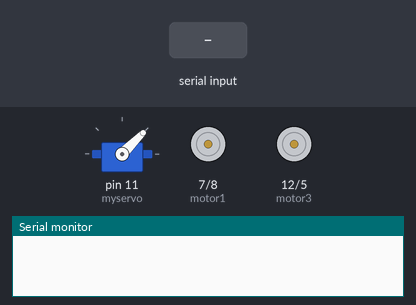
Simulated run of this sketch. Board: Arduino Uno, built with avr-gcc and run on an emulated ATmega328P. On the bench: servo, motor-driver pin pairs drawn as motors (green arrow = first pin HIGH = forward, orange = second pin HIGH = backward, longer = more drive), the last lines printed to the serial monitor. The inputs (shaded band) are chosen by the test bench.

Above: at 1.4 s.
1.5 s: "l" received over Serial
At 2.6 s:
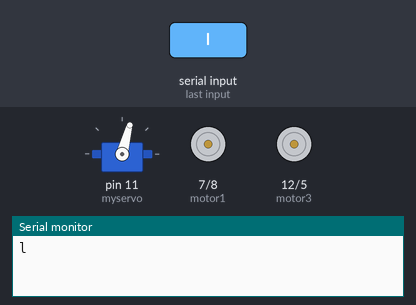
3.4 s: "s" received over Serial
At 4.3 s:
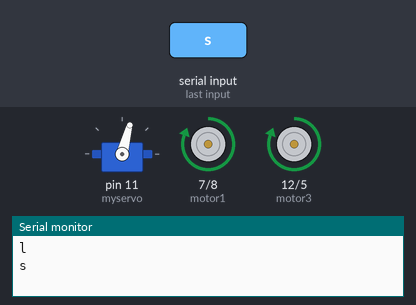
4.9 s: "w" received over Serial
At 5.4 s:
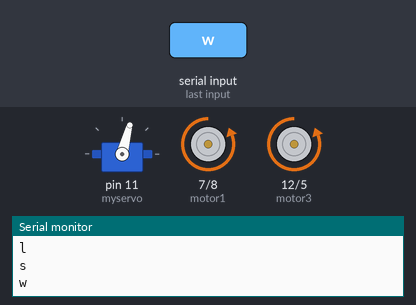
6.4 s: "a" received over Serial
At 7.6 s:
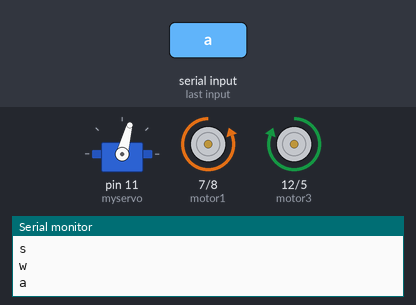
7.9 s: "d" received over Serial
At 8.9 s:
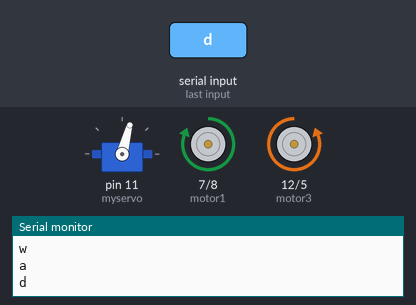
9.4 s: "p" received over Serial
At 11.1 s:
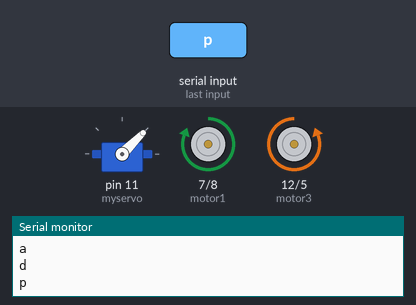
Timing chart, 0 to 12.3 s (numbered marks = the images above; inputs shaded):
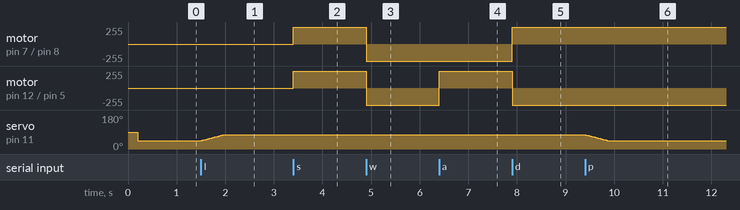

Measured:
- after the input at 1.5 s, servo on pin 11 (myservo): moves from 45° to 75° over 0.44 s, starting at once
- after the input at 3.4 s, motor on pin 7 (motor1) / pin 8 (motor2), motor on pin 12 (motor3) / pin 5 (motor4): stopped → forward 255/255 at once
- after the input at 4.9 s, motor on pin 7 (motor1) / pin 8 (motor2), motor on pin 12 (motor3) / pin 5 (motor4): forward 255/255 → backward 255/255 at once
- after the input at 6.4 s, motor on pin 12 (motor3) / pin 5 (motor4): backward 255/255 → forward 255/255 at once
- after the input at 7.9 s, motor on pin 7 (motor1) / pin 8 (motor2): backward 255/255 → forward 255/255 at once; motor on pin 12 (motor3) / pin 5 (motor4): forward 255/255 → backward 255/255 at once
- after the input at 9.4 s, servo on pin 11 (myservo): moves from 75° to 45° over 0.44 s, starting at once

The sketch:

keycontrol_new.ino
```cpp
#include <Servo.h>
Servo myservo;  //创建一个舵机控制对象
int servoData;
int motor1=7;   //继电器I1 左履带↑
int motor2=8;   //继电器I2 左履带↓
int motor3=12;  //继电器I3 右履带↑
int motor4=5;  //继电器I4 右履带↓

char var; //手动模式使用
int fromPos;
int toPos;

void right()//右转
{ //stoprun();
  //delay(150);
  digitalWrite(motor1,HIGH);
  digitalWrite(motor2,LOW);
  digitalWrite(motor3,LOW);
  digitalWrite(motor4,HIGH);

}
void left()//左转
{ //stoprun();
  //delay(150);
  digitalWrite(motor1,LOW);
  digitalWrite(motor2,HIGH);
  digitalWrite(motor3,HIGH);
  digitalWrite(motor4,LOW);
}
void back()//后退
{ //stoprun();
  //delay(150);
  digitalWrite(motor1,LOW);
  digitalWrite(motor2,HIGH);
  digitalWrite(motor3,LOW);
  digitalWrite(motor4,HIGH);
}
void forward()//前进
{ //stoprun();
  //delay(150);
  digitalWrite(motor1,HIGH);
  digitalWrite(motor2,LOW);
  digitalWrite(motor3,HIGH);
  digitalWrite(motor4,LOW);
}
void stoprun()//停止！
{ //delay(500);
  digitalWrite(motor1,LOW);
  digitalWrite(motor2,LOW);
  digitalWrite(motor3,LOW);
  digitalWrite(motor4,LOW);
}


void setup()
{
  pinMode(motor1,OUTPUT);//引脚输出设置
  pinMode(motor2,OUTPUT);
  pinMode(motor3,OUTPUT);
  pinMode(motor4,OUTPUT);
  myservo.attach(11);    //舵机连3引脚
  delay(200);
  myservo.write(45);
  Serial.begin(9600);  //串口通讯设置
}

void loop()
{
  while(Serial.available())//判断串口是否有值
  {

    var=Serial.read();     //读取串口的值
    Serial.println(var);   //从串口输出var值
    if(var=='s')
      forward();
    else if(var=='w')
      back();
    else if(var=='a')
      left();
    else if(var=='d')
      right();
    else if(var=='t')
      stoprun();
    else if(var=='l')            //TO 71
      {
        fromPos = myservo.read(); //底盘当前位置给fromPos
        toPos = 75;
        if(fromPos<= toPos)
        {
        for(int i=fromPos;i<=toPos;i++)
            {    //b小-大
              myservo.write(i);
              delay(15);
            }
        }
       else
       {
         for(int i=fromPos;i>=toPos;i--)
          { //b大-小
             myservo.write(i);
             delay(15);
          }
       }
      }
    else if(var=='p')          //TO 30
    {
      fromPos = myservo.read(); //底盘当前位置给fromPos
      toPos = 45;
      if(fromPos<= toPos)
      {
        for(int i=fromPos;i<=toPos;i++)
        {    //b小-大
          myservo.write(i);
          delay(15);
        }
      }
      else
      {
        for(int i=fromPos;i>=toPos;i--)
        { //b大-小
        myservo.write(i);
        delay(15);
        }
      }
     }
    else if(var=='r')             //TO 0
       {fromPos = myservo.read(); //底盘当前位置给fromPos
       toPos = 0;
       for(int i=fromPos;i>=toPos;i--){ //b大-小
        myservo.write(i);
        delay(15);  }
        }

    else if(var=='m') //手动初始化
      {
        fromPos = myservo.read(); //底盘当前位置给fromPos
        toPos = 55;
      for(int i=fromPos;i<=toPos;i++)   //30-45
      {  myservo.write(i);
         delay(15);
       }
      //delay(100);
      fromPos = myservo.read();
      toPos = 10;
      for(int i=fromPos;i>=toPos;i--)   //45-10
      { myservo.write(i);
        delay(15); }
      //delay(100);
      fromPos = myservo.read();
      toPos = 55;
      for(int i=fromPos;i<=toPos;i++)   //10-30
      { myservo.write(i);
        delay(15); }
      //delay(100);
      }
    //delay(500);
  }
}
```
